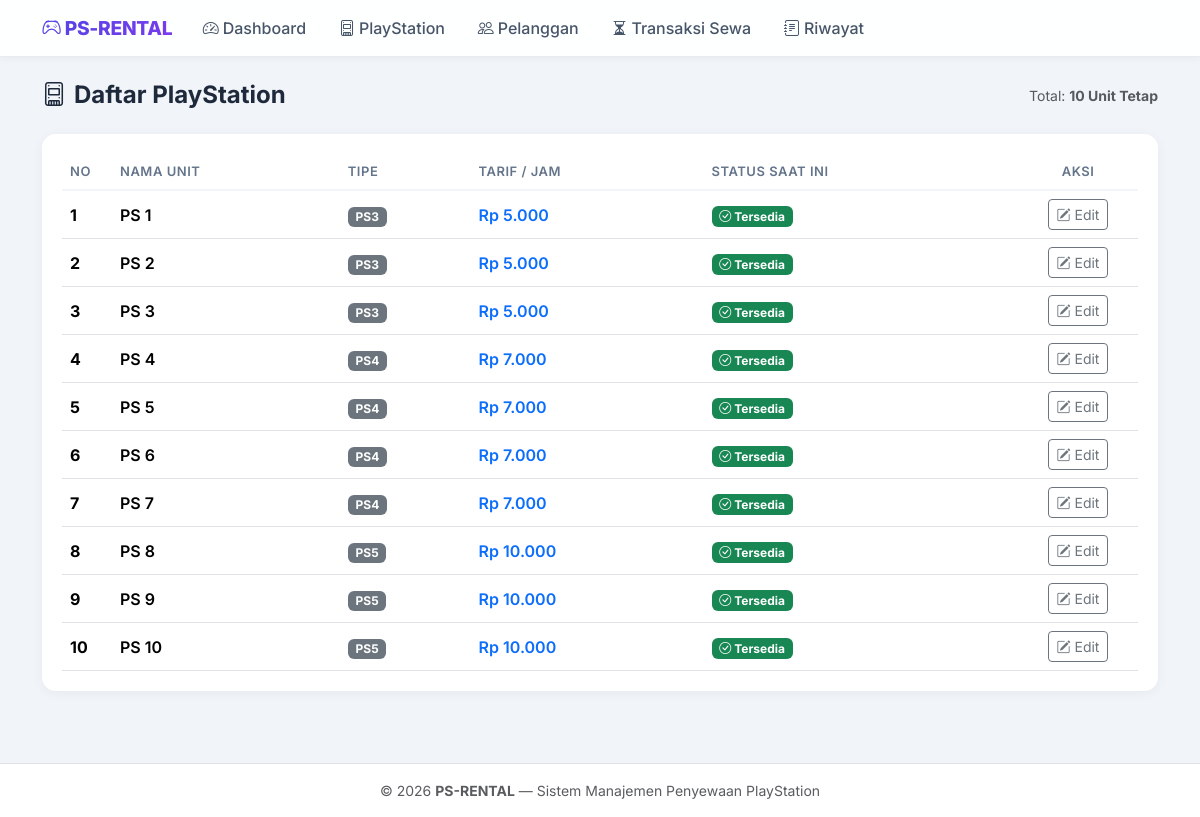
/playstation/list.php, run on the app's committed database.
### tables this page shows
CREATE TABLE IF NOT EXISTS `playstation` (
  `id_ps` INT AUTO_INCREMENT PRIMARY KEY,
  `nama_ps` VARCHAR(100) NOT NULL,
  `tipe_ps` ENUM('PS3', 'PS4', 'PS5') NOT NULL,
  `tarif_per_jam` INT NOT NULL
);

### playstation/list.php (the view)
<?php
require_once __DIR__ . '/../includes/header.php';
$query = "
    SELECT
        p.*,
        s.waktu_selesai
    FROM playstation p
    LEFT JOIN sewa s ON p.id_ps = s.id_ps AND NOW() < s.waktu_selesai
    ORDER BY p.id_ps ASC
";
$ps_list = $pdo->query($query)->fetchAll();
?>
<div class="d-flex justify-content-between align-items-center mb-4">
    <h4 class="mb-0 fw-bold"><i class="bi bi-device-ssd me-2"></i>Daftar PlayStation</h4>
    <span class="text-muted small">Total: <strong>10 Unit Tetap</strong></span>
</div>
<div class="table-responsive">
    <table class="table table-hover align-middle mb-0">
        <thead>
            <tr>
                <th style="width:50px">No</th>
                <th>Nama Unit</th>
                <th>Tipe</th>
                <th>Tarif / Jam</th>
                <th>Status Saat Ini</th>
                <th style="width:120px;text-align:center">Aksi</th>
            </tr>
        </thead>
        <tbody>
            <?php $no = 1; foreach ($ps_list as $ps):
                $status = get_sewa_status($ps['waktu_selesai']);
            ?>
            <tr>
                <td><strong><?= $no++ ?></strong></td>
                <td class="fw-semibold"><?= htmlspecialchars($ps['nama_ps']) ?></td>
                <td><span class="badge bg-secondary"><?= $ps['tipe_ps'] ?></span></td>
                <td class="fw-semibold text-primary"><?= format_rupiah($ps['tarif_per_jam']) ?></td>
                <td><?= get_status_badge($status) ?></td>
                <td class="text-center">
                    <a href="<?= BASE_URL ?>/playstation/edit.php?id=<?= $ps['id_ps'] ?>" class="btn btn-sm btn-outline-secondary">
                        <i class="bi bi-pencil-square"></i> Edit
                    </a>
                </td>
            </tr>
            <?php endforeach; ?>
        </tbody>
    </table>
</div>
<?php require_once __DIR__ . '/../includes/footer.php'; ?>

### includes/helper.php (shortened to what this page needs)
<?php
function format_rupiah($angka) {
    return 'Rp ' . number_format($angka, 0, ',', '.');
}
function get_sewa_status($waktu_selesai) {
    if (!$waktu_selesai) {
        return 'Tersedia';
    }
    return 'Tersedia';
}
function get_status_badge($status) {
    if ($status === 'Tersedia') {
        return '<span class="badge bg-success"><i class="bi bi-check-circle"></i> Tersedia</span>';
    } else {
        return '<span class="badge bg-danger"><i class="bi bi-play-circle"></i> Sedang Disewa</span>';
    }
}
?>

### includes/header.php (style rules this page uses)
:root { --primary: #4f46e5; --primary-dark: #4338ca; --secondary: #7c3aed; --success: #10b981; --primary-grad: linear-gradient(135deg, #4f46e5 0%, #7c3aed 100%); --bg: #f1f5f9; --radius: 0.875rem; }
body { font-family: 'Inter', sans-serif; background-color: var(--bg); color: #1e293b; min-height: 100vh; }
.table-responsive { background: #fff; border-radius: var(--radius); padding: 1.25rem; box-shadow: 0 2px 12px rgba(0,0,0,.05); }
.table th { font-weight: 600; color: #64748b; font-size: .8125rem; text-transform: uppercase; letter-spacing: .04em; border-bottom: 2px solid #f1f5f9; }
.table td { vertical-align: middle; }
.badge { font-size: .75rem; padding: .35em .65em; }

### data on the page
playstation: nama_ps "PS 1", tipe_ps "PS3", tarif_per_jam "Rp 5.000"
playstation: nama_ps "PS 2", tipe_ps "PS3", tarif_per_jam "Rp 5.000"
playstation: nama_ps "PS 3", tipe_ps "PS3", tarif_per_jam "Rp 5.000"
playstation: nama_ps "PS 4", tipe_ps "PS4", tarif_per_jam "Rp 7.000"
playstation: nama_ps "PS 5", tipe_ps "PS4", tarif_per_jam "Rp 7.000"
playstation: nama_ps "PS 6", tipe_ps "PS4", tarif_per_jam "Rp 7.000"
playstation: nama_ps "PS 7", tipe_ps "PS4", tarif_per_jam "Rp 7.000"
playstation: nama_ps "PS 8", tipe_ps "PS5", tarif_per_jam "Rp 10.000"
playstation: nama_ps "PS 9", tipe_ps "PS5", tarif_per_jam "Rp 10.000"
playstation: nama_ps "PS 10", tipe_ps "PS5", tarif_per_jam "Rp 10.000"
